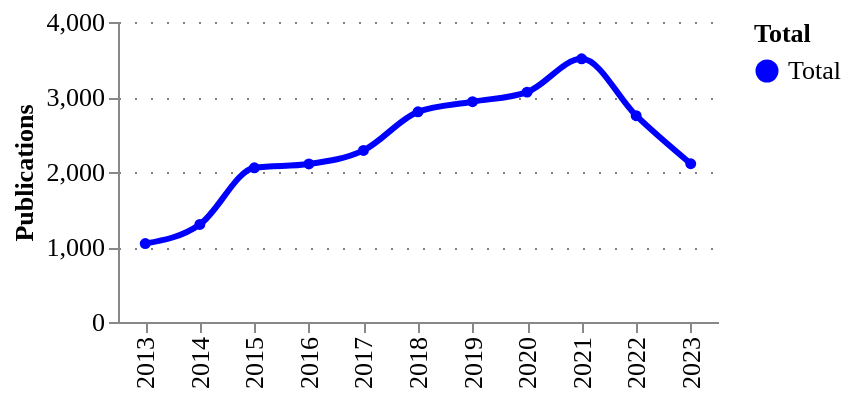

Write notebook code for a chart like this one.
### Code cell
fig = pu.ts_smooth(
    ts_counts.assign(Total="Total"),
    ["Total"],
    variable= "counts",
    variable_title = "Publications",
    category_column = "Total",
    width = 300,
    height = 150,
    legend_orient='right',
)
pu.configure_plots(fig)

### Figure 1 — Vega-Lite specification as saved in the notebook (floating-point values rounded to 4 significant figures)
{"config": {"title": {"font": "Averta", "anchor": "start"}, "subtitle": {"font": "Averta"}, "axis": {"labelFont": "Averta", "titleFont": "Averta", "gridColor": "grey", "gridDash": [1, 7], "labelFontSize": 13, "titleFontSize": 13}, "header": {"labelFont": "Averta", "titleFont": "Averta"}, "legend": {"labelFont": "Averta", "titleFont": "Averta", "labelFontSize": 13, "titleFontSize": 13}, "range": {"category": ["#0000FF", "#FDB633", "#18A48C", "#9A1BBE", "#EB003B", "#FF6E47", "#646363", "#0F294A", "#97D9E3", "#A59BEE", "#F6A4B7", "#D2C9C0", "#FFFFFF", "#000000"], "ordinal": {"scheme": ["#0000FF", "#FDB633", "#18A48C", "#9A1BBE", "#EB003B", "#FF6E47", "#646363", "#0F294A", "#97D9E3", "#A59BEE", "#F6A4B7", "#D2C9C0", "#FFFFFF", "#000000"]}}, "view": {"strokeWidth": 0}}, "data": {"name": "data-d718933152895e03bd0a3ae8a197234e"}, "mark": {"type": "line", "interpolate": "monotone", "point": {"filled": true, "size": 30}, "size": 3, "strokeDash": [0]}, "encoding": {"color": {"field": "Total", "legend": {"orient": "right"}, "scale": {}, "type": "nominal"}, "tooltip": [{"field": "year", "title": "Year", "type": "ordinal"}, {"field": "Total", "type": "nominal"}, {"field": "counts", "format": ".3f", "title": "Publications", "type": "quantitative"}], "x": {"field": "year", "title": "", "type": "ordinal"}, "y": {"field": "counts", "title": "Publications", "type": "quantitative"}}, "height": 150, "title": {"anchor": "start", "text": "", "fontSize": 14, "subtitle": "", "subtitleFont": "Averta", "subtitleFontSize": 13}, "width": 300, "$schema": "https://vega.github.io/schema/vega-lite/v4.17.0.json", "datasets": {"data-d718933152895e03bd0a3ae8a197234e": [{"year": 2013, "counts": 1046, "Total": "Total"}, {"year": 2014, "counts": 1301, "Total": "Total"}, {"year": 2015, "counts": 2056, "Total": "Total"}, {"year": 2016, "counts": 2107, "Total": "Total"}, {"year": 2017, "counts": 2288, "Total": "Total"}, {"year": 2018, "counts": 2802, "Total": "Total"}, {"year": 2019, "counts": 2937, "Total": "Total"}, {"year": 2020, "counts": 3065, "Total": "Total"}, {"year": 2021, "counts": 3509, "Total": "Total"}, {"year": 2022, "counts": 2751, "Total": "Total"}, {"year": 2023, "counts": 2110, "Total": "Total"}]}}
